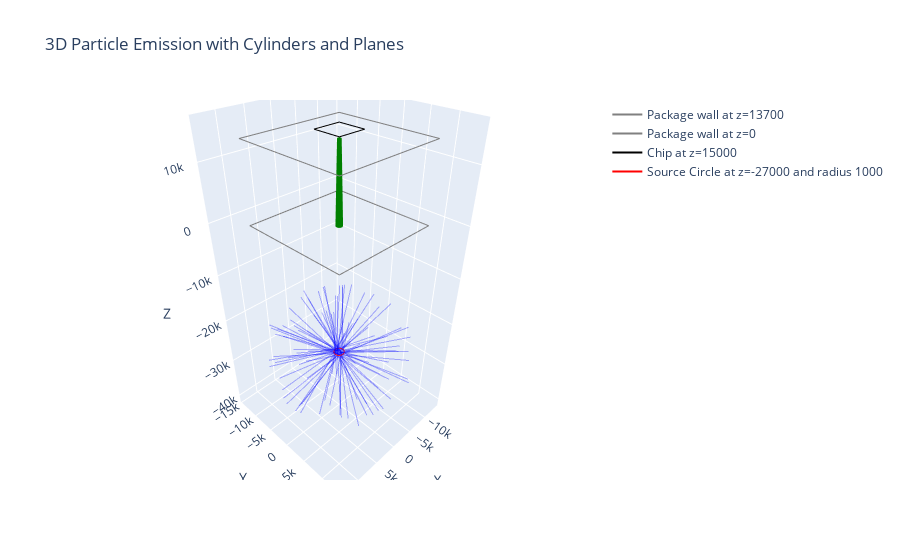

Notebook code cell kept with this figure:
### Markdown cell above
## a) Visualize Setup

### Code cell
cylinders = [Cylinder(radius_lower, [center_xl, center_yl], radius_upper, [center_xu, center_yu], 'green', wall_lower, wall_upper)]
x_paths, y_paths, z_paths = generate_paths(num_particles, circle_radius, source_z, cylinders, chip_z)

fig = go.Figure()
plot_simulation(fig, x_paths, y_paths, z_paths, source_z, cylinders, wall_upper, wall_lower, chip_z, plane_size, chip_plane_width, chip_plane_length, circle_radius)
fig.show()

hit_count, _ = count_hits_on_chip(x_paths, y_paths, z_paths, chip_z, chip_plane_width, chip_plane_length)
print(f"Number of particles that hit the chip: {hit_count}")

### Figure 1 — Plotly figure (JSON) as saved in the notebook; plotly's stock layout.template omitted (floating-point values rounded to 4 significant figures)
{"data": [{"line": {"color": "blue", "width": 2}, "mode": "lines", "opacity": 0.3, "showlegend": false, "type": "scatter3d", "x": [317.3, -8603.0], "y": [650.8, 3505.0], "z": [-27000, -36720.0]}, {"line": {"color": "blue", "width": 2}, "mode": "lines", "opacity": 0.3, "showlegend": false, "type": "scatter3d", "x": [349.0, -11690.0], "y": [-107.7, -5921.0], "z": [-27000, -28890.0]}, {"line": {"color": "blue", "width": 2}, "mode": "lines", "opacity": 0.3, "showlegend": false, "type": "scatter3d", "x": [-371.6, -13380.0], "y": [920.1, 4450.0], "z": [-27000, -26300.0]}, {"line": {"color": "blue", "width": 2}, "mode": "lines", "opacity": 0.3, "showlegend": false, "type": "scatter3d", "x": [230.4, 4156.0], "y": [128.7, 1012.0], "z": [-27000, -14110.0]}, {"line": {"color": "blue", "width": 2}, "mode": "lines", "opacity": 0.3, "showlegend": false, "type": "scatter3d", "x": [658.3, 403.2], "y": [196.1, 33.82], "z": [-27000, -13500.0]}, {"line": {"color": "blue", "width": 2}, "mode": "lines", "opacity": 0.3, "showlegend": false, "type": "scatter3d", "x": [476.5, 3015.0], "y": [840.8, 13890.0], "z": [-27000, -29340.0]}, {"line": {"color": "blue", "width": 2}, "mode": "lines", "opacity": 0.3, "showlegend": false, "type": "scatter3d", "x": [-539.6, 1346.0], "y": [-171.1, -11520.0], "z": [-27000, -34060.0]}, {"line": {"color": "blue", "width": 2}, "mode": "lines", "opacity": 0.3, "showlegend": false, "type": "scatter3d", "x": [-28.79, -6204.0], "y": [553.3, -11450.0], "z": [-27000, -27180.0]}, {"line": {"color": "blue", "width": 2}, "mode": "lines", "opacity": 0.3, "showlegend": false, "type": "scatter3d", "x": [617.5, 1054.0], "y": [-225.3, 8631.0], "z": [-27000, -37180.0]}, {"line": {"color": "blue", "width": 2}, "mode": "lines", "opacity": 0.3, "showlegend": false, "type": "scatter3d", "x": [-701.2, -2297.0], "y": [-527.4, 2975.0], "z": [-27000, -39940.0]}, {"line": {"color": "blue", "width": 2}, "mode": "lines", "opacity": 0.3, "showlegend": false, "type": "scatter3d", "x": [724.2, 10700.0], "y": [-189.1, -1091.0], "z": [-27000, -36050.0]}, {"line": {"color": "blue", "width": 2}, "mode": "lines", "opacity": 0.3, "showlegend": false, "type": "scatter3d", "x": [-100.4, 9886.0], "y": [-107.6, -6328.0], "z": [-27000, -20380.0]}, {"line": {"color": "blue", "width": 2}, "mode": "lines", "opacity": 0.3, "showlegend": false, "type": "scatter3d", "x": [58.59, 3308.0], "y": [597.8, -4490.0], "z": [-27000, -14930.0]}, {"line": {"color": "blue", "width": 2}, "mode": "lines", "opacity": 0.3, "showlegend": false, "type": "scatter3d", "x": [-806.7, 5500.0], "y": [307.0, 8045.0], "z": [-27000, -17910.0]}, {"line": {"color": "blue", "width": 2}, "mode": "lines", "opacity": 0.3, "showlegend": false, "type": "scatter3d", "x": [166.6, 69.11], "y": [-933.6, -14430.0], "z": [-27000, -27340.0]}, {"line": {"color": "blue", "width": 2}, "mode": "lines", "opacity": 0.3, "showlegend": false, "type": "scatter3d", "x": [-433.6, 2750.0], "y": [229.6, 40.99], "z": [-27000, -40120.0]}, {"line": {"color": "blue", "width": 2}, "mode": "lines", "opacity": 0.3, "showlegend": false, "type": "scatter3d", "x": [205.4, 2821.0], "y": [46.13, 12700.0], "z": [-27000, -30900.0]}, {"line": {"color": "blue", "width": 2}, "mode": "lines", "opacity": 0.3, "showlegend": false, "type": "scatter3d", "x": [112.4, 11870.0], "y": [-815.3, 1928.0], "z": [-27000, -33040.0]}, {"line": {"color": "blue", "width": 2}, "mode": "lines", "opacity": 0.3, "showlegend": false, "type": "scatter3d", "x": [-632.3, 2433.0], "y": [559.2, -7118.0], "z": [-27000, -37670.0]}, {"line": {"color": "blue", "width": 2}, "mode": "lines", "opacity": 0.3, "showlegend": false, "type": "scatter3d", "x": [31.53, 3933.0], "y": [-820.0, 2033.0], "z": [-27000, -14390.0]}, {"line": {"color": "blue", "width": 2}, "mode": "lines", "opacity": 0.3, "showlegend": false, "type": "scatter3d", "x": [237.8, 5438.0], "y": [824.8, 10500.0], "z": [-27000, -34840.0]}, {"line": {"color": "blue", "width": 2}, "mode": "lines", "opacity": 0.3, "showlegend": false, "type": "scatter3d", "x": [-21.85, 3390.0], "y": [-582.3, 4310.0], "z": [-27000, -14890.0]}, {"line": {"color": "blue", "width": 2}, "mode": "lines", "opacity": 0.3, "showlegend": false, "type": "scatter3d", "x": [-656.4, 12350.0], "y": [249.7, 2994.0], "z": [-27000, -29360.0]}, {"line": {"color": "blue", "width": 2}, "mode": "lines", "opacity": 0.3, "showlegend": false, "type": "scatter3d", "x": [-328.3, 8018.0], "y": [-531.2, -10190.0], "z": [-27000, -31390.0]}, {"line": {"color": "blue", "width": 2}, "mode": "lines", "opacity": 0.3, "showlegend": false, "type": "scatter3d", "x": [-324.2, -9207.0], "y": [348.0, -3360.0], "z": [-27000, -36470.0]}, {"line": {"color": "blue", "width": 2}, "mode": "lines", "opacity": 0.3, "showlegend": false, "type": "scatter3d", "x": [-67.97, -7023.0], "y": [974.5, -6141.0], "z": [-27000, -17880.0]}, {"line": {"color": "blue", "width": 2}, "mode": "lines", "opacity": 0.3, "showlegend": false, "type": "scatter3d", "x": [-830.2, -10950.0], "y": [327.0, -7863.0], "z": [-27000, -30570.0]}, {"line": {"color": "blue", "width": 2}, "mode": "lines", "opacity": 0.3, "showlegend": false, "type": "scatter3d", "x": [235.6, 9743.0], "y": [-539.6, -6114.0], "z": [-27000, -34800.0]}, {"line": {"color": "blue", "width": 2}, "mode": "lines", "opacity": 0.3, "showlegend": false, "type": "scatter3d", "x": [-62.62, -413.9], "y": [-987.1, -4169.0], "z": [-27000, -13890.0]}, {"line": {"color": "blue", "width": 2}, "mode": "lines", "opacity": 0.3, "showlegend": false, "type": "scatter3d", "x": [411.1, 12170.0], "y": [-354.3, 19.28], "z": [-27000, -20380.0]}, {"line": {"color": "blue", "width": 2}, "mode": "lines", "opacity": 0.3, "showlegend": false, "type": "scatter3d", "x": [396.2, 2442.0], "y": [-465.7, -1797.0], "z": [-27000, -40280.0]}, {"line": {"color": "blue", "width": 2}, "mode": "lines", "opacity": 0.3, "showlegend": false, "type": "scatter3d", "x": [739.6, -7727.0], "y": [200.1, 6693.0], "z": [-27000, -35270.0]}, {"line": {"color": "blue", "width": 2}, "mode": "lines", "opacity": 0.3, "showlegend": false, "type": "scatter3d", "x": [544.9, 5505.0], "y": [677.9, -7424.0], "z": [-27000, -17410.0]}, {"line": {"color": "blue", "width": 2}, "mode": "lines", "opacity": 0.3, "showlegend": false, "type": "scatter3d", "x": [275.9, -1651.0], "y": [887.7, -5886.0], "z": [-27000, -15480.0]}, {"line": {"color": "blue", "width": 2}, "mode": "lines", "opacity": 0.3, "showlegend": false, "type": "scatter3d", "x": [-583.2, 10520.0], "y": [-797.3, -8436.0], "z": [-27000, -27830.0]}, {"line": {"color": "blue", "width": 2}, "mode": "lines", "opacity": 0.3, "showlegend": false, "type": "scatter3d", "x": [-150.0, 2533.0], "y": [687.9, -7505.0], "z": [-27000, -16610.0]}, {"line": {"color": "blue", "width": 2}, "mode": "lines", "opacity": 0.3, "showlegend": false, "type": "scatter3d", "x": [301.8, 4015.0], "y": [622.0, 13200.0], "z": [-27000, -23800.0]}, {"line": {"color": "blue", "width": 2}, "mode": "lines", "opacity": 0.3, "showlegend": false, "type": "scatter3d", "x": [451.5, 3731.0], "y": [486.1, -12530.0], "z": [-27000, -28460.0]}, {"line": {"color": "blue", "width": 2}, "mode": "lines", "opacity": 0.3, "showlegend": false, "type": "scatter3d", "x": [-782.9, -4206.0], "y": [-613.3, -10060.0], "z": [-27000, -36020.0]}, {"line": {"color": "blue", "width": 2}, "mode": "lines", "opacity": 0.3, "showlegend": false, "type": "scatter3d", "x": [360.3, 8649.0], "y": [-713.3, 8037.0], "z": [-27000, -20920.0]}, {"line": {"color": "blue", "width": 2}, "mode": "lines", "opacity": 0.3, "showlegend": false, "type": "scatter3d", "x": [79.13, 11750.0], "y": [-157.9, 2265.0], "z": [-27000, -20650.0]}, {"line": {"color": "blue", "width": 2}, "mode": "lines", "opacity": 0.3, "showlegend": false, "type": "scatter3d", "x": [-136.4, 8350.0], "y": [-689.3, 8888.0], "z": [-27000, -31300.0]}, {"line": {"color": "blue", "width": 2}, "mode": "lines", "opacity": 0.3, "showlegend": false, "type": "scatter3d", "x": [535.7, 3532.0], "y": [-687.3, 2223.0], "z": [-27000, -14160.0]}, {"line": {"color": "blue", "width": 2}, "mode": "lines", "opacity": 0.3, "showlegend": false, "type": "scatter3d", "x": [-275.9, 8179.0], "y": [-258.1, 516.2], "z": [-27000, -16500.0]}, {"line": {"color": "blue", "width": 2}, "mode": "lines", "opacity": 0.3, "showlegend": false, "type": "scatter3d", "x": [-660.9, -11140.0], "y": [-9.336, 8309.0], "z": [-27000, -28790.0]}, {"line": {"color": "blue", "width": 2}, "mode": "lines", "opacity": 0.3, "showlegend": false, "type": "scatter3d", "x": [201.6, -11460.0], "y": [11.09, 5672.0], "z": [-27000, -30760.0]}, {"line": {"color": "blue", "width": 2}, "mode": "lines", "opacity": 0.3, "showlegend": false, "type": "scatter3d", "x": [530.6, 472.1], "y": [714.3, -9574.0], "z": [-27000, -35740.0]}, {"line": {"color": "blue", "width": 2}, "mode": "lines", "opacity": 0.3, "showlegend": false, "type": "scatter3d", "x": [7.925, -5777.0], "y": [-998.8, -11900.0], "z": [-27000, -21530.0]}, {"line": {"color": "blue", "width": 2}, "mode": "lines", "opacity": 0.3, "showlegend": false, "type": "scatter3d", "x": [-395.3, 3983.0], "y": [642.5, 9718.0], "z": [-27000, -18020.0]}, {"line": {"color": "blue", "width": 2}, "mode": "lines", "opacity": 0.3, "showlegend": false, "type": "scatter3d", "x": [-131.9, 5785.0], "y": [205.4, -273.8], "z": [-27000, -14880.0]}, {"line": {"color": "blue", "width": 2}, "mode": "lines", "opacity": 0.3, "showlegend": false, "type": "scatter3d", "x": [-16.14, 10950.0], "y": [-870.3, 84.68], "z": [-27000, -19180.0]}, {"line": {"color": "blue", "width": 2}, "mode": "lines", "opacity": 0.3, "showlegend": false, "type": "scatter3d", "x": [524.8, 8477.0], "y": [-737.3, -9960.0], "z": [-27000, -21170.0]}, {"line": {"color": "blue", "width": 2}, "mode": "lines", "opacity": 0.3, "showlegend": false, "type": "scatter3d", "x": [35.99, -4511.0], "y": [579.6, 13250.0], "z": [-27000, -27990.0]}, {"line": {"color": "blue", "width": 2}, "mode": "lines", "opacity": 0.3, "showlegend": false, "type": "scatter3d", "x": [-277.2, -1346.0], "y": [-169.2, -11050.0], "z": [-27000, -34920.0]}, {"line": {"color": "blue", "width": 2}, "mode": "lines", "opacity": 0.3, "showlegend": false, "type": "scatter3d", "x": [-159.2, 8854.0], "y": [770.8, -9174.0], "z": [-27000, -28460.0]}, {"line": {"color": "blue", "width": 2}, "mode": "lines", "opacity": 0.3, "showlegend": false, "type": "scatter3d", "x": [-420.1, -4970.0], "y": [732.2, 13230.0], "z": [-27000, -29340.0]}, {"line": {"color": "blue", "width": 2}, "mode": "lines", "opacity": 0.3, "showlegend": false, "type": "scatter3d", "x": [-170.1, 1702.0], "y": [-697.5, -7595.0], "z": [-27000, -15550.0]}, {"line": {"color": "blue", "width": 2}, "mode": "lines", "opacity": 0.3, "showlegend": false, "type": "scatter3d", "x": [-497.5, -10680.0], "y": [684.0, -4122.0], "z": [-27000, -34450.0]}, {"line": {"color": "blue", "width": 2}, "mode": "lines", "opacity": 0.3, "showlegend": false, "type": "scatter3d", "x": [-713.5, -8054.0], "y": [525.7, -2911.0], "z": [-27000, -37800.0]}, {"line": {"color": "blue", "width": 2}, "mode": "lines", "opacity": 0.3, "showlegend": false, "type": "scatter3d", "x": [-229.0, -9794.0], "y": [674.3, 8539.0], "z": [-27000, -21620.0]}, {"line": {"color": "blue", "width": 2}, "mode": "lines", "opacity": 0.3, "showlegend": false, "type": "scatter3d", "x": [811.5, -6273.0], "y": [403.4, -4767.0], "z": [-27000, -16740.0]}, {"line": {"color": "blue", "width": 2}, "mode": "lines", "opacity": 0.3, "showlegend": false, "type": "scatter3d", "x": [-363.8, 12650.0], "y": [507.0, 2734.0], "z": [-27000, -29800.0]}, {"line": {"color": "blue", "width": 2}, "mode": "lines", "opacity": 0.3, "showlegend": false, "type": "scatter3d", "x": [458.5, 13380.0], "y": [376.8, 19.48], "z": [-27000, -30900.0]}, {"line": {"color": "blue", "width": 2}, "mode": "lines", "opacity": 0.3, "showlegend": false, "type": "scatter3d", "x": [-125.8, 663.8], "y": [479.3, 12420.0], "z": [-27000, -20750.0]}, {"line": {"color": "blue", "width": 2}, "mode": "lines", "opacity": 0.3, "showlegend": false, "type": "scatter3d", "x": [-255.9, 8333.0], "y": [707.7, -7753.0], "z": [-27000, -20930.0]}, {"line": {"color": "blue", "width": 2}, "mode": "lines", "opacity": 0.3, "showlegend": false, "type": "scatter3d", "x": [-240.0, -1716.0], "y": [377.6, 11880.0], "z": [-27000, -20090.0]}, {"line": {"color": "blue", "width": 2}, "mode": "lines", "opacity": 0.3, "showlegend": false, "type": "scatter3d", "x": [-219.7, -13110.0], "y": [-905.7, 1375.0], "z": [-27000, -30310.0]}, {"line": {"color": "blue", "width": 2}, "mode": "lines", "opacity": 0.3, "showlegend": false, "type": "scatter3d", "x": [537.6, -10150.0], "y": [-272.7, -512.0], "z": [-27000, -18760.0]}, {"line": {"color": "blue", "width": 2}, "mode": "lines", "opacity": 0.3, "showlegend": false, "type": "scatter3d", "x": [-340.7, -12840.0], "y": [-894.6, -1944.0], "z": [-27000, -31980.0]}, {"line": {"color": "blue", "width": 2}, "mode": "lines", "opacity": 0.3, "showlegend": false, "type": "scatter3d", "x": [714.7, -8365.0], "y": [-370.5, -9435.0], "z": [-27000, -22800.0]}, {"line": {"color": "blue", "width": 2}, "mode": "lines", "opacity": 0.3, "showlegend": false, "type": "scatter3d", "x": [661.8, -6284.0], "y": [319.5, 11800.0], "z": [-27000, -25530.0]}, {"line": {"color": "blue", "width": 2}, "mode": "lines", "opacity": 0.3, "showlegend": false, "type": "scatter3d", "x": [-76.3, -12610.0], "y": [-166.6, -3700.0], "z": [-27000, -30550.0]}, {"line": {"color": "blue", "width": 2}, "mode": "lines", "opacity": 0.3, "showlegend": false, "type": "scatter3d", "x": [403.9, -9459.0], "y": [-505.8, -7706.0], "z": [-27000, -32760.0]}, {"line": {"color": "blue", "width": 2}, "mode": "lines", "opacity": 0.3, "showlegend": false, "type": "scatter3d", "x": [861.8, 6363.0], "y": [-494.4, -12620.0], "z": [-27000, -24770.0]}, {"line": {"color": "blue", "width": 2}, "mode": "lines", "opacity": 0.3, "showlegend": false, "type": "scatter3d", "x": [126.2, -11360.0], "y": [-940.5, -7017.0], "z": [-27000, -30650.0]}, {"line": {"color": "blue", "width": 2}, "mode": "lines", "opacity": 0.3, "showlegend": false, "type": "scatter3d", "x": [742.5, 4506.0], "y": [435.3, 12930.0], "z": [-27000, -30450.0]}, {"line": {"color": "blue", "width": 2}, "mode": "lines", "opacity": 0.3, "showlegend": false, "type": "scatter3d", "x": [253.7, -5044.0], "y": [-434.2, 1537.0], "z": [-27000, -14740.0]}, {"line": {"color": "blue", "width": 2}, "mode": "lines", "opacity": 0.3, "showlegend": false, "type": "scatter3d", "x": [-914.7, -12010.0], "y": [220.0, 7824.0], "z": [-27000, -25850.0]}, {"line": {"color": "blue", "width": 2}, "mode": "lines", "opacity": 0.3, "showlegend": false, "type": "scatter3d", "x": [-229.1, -2461.0], "y": [527.9, -1597.0], "z": [-27000, -13860.0]}, {"line": {"color": "blue", "width": 2}, "mode": "lines", "opacity": 0.3, "showlegend": false, "type": "scatter3d", "x": [-231.0, -4710.0], "y": [-911.5, -1437.0], "z": [-27000, -14280.0]}, {"line": {"color": "blue", "width": 2}, "mode": "lines", "opacity": 0.3, "showlegend": false, "type": "scatter3d", "x": [449.4, 2824.0], "y": [801.8, 5362.0], "z": [-27000, -39480.0]}, {"line": {"color": "blue", "width": 2}, "mode": "lines", "opacity": 0.3, "showlegend": false, "type": "scatter3d", "x": [-787.9, -9957.0], "y": [86.98, -6406.0], "z": [-27000, -34480.0]}, {"line": {"color": "blue", "width": 2}, "mode": "lines", "opacity": 0.3, "showlegend": false, "type": "scatter3d", "x": [-622.2, 8806.0], "y": [-164.0, 8962.0], "z": [-27000, -30170.0]}, {"line": {"color": "blue", "width": 2}, "mode": "lines", "opacity": 0.3, "showlegend": false, "type": "scatter3d", "x": [529.0, 5758.0], "y": [-81.43, 12360.0], "z": [-27000, -27020.0]}, {"line": {"color": "blue", "width": 2}, "mode": "lines", "opacity": 0.3, "showlegend": false, "type": "scatter3d", "x": [897.5, -4438.0], "y": [-337.8, 10740.0], "z": [-27000, -21430.0]}, {"line": {"color": "blue", "width": 2}, "mode": "lines", "opacity": 0.3, "showlegend": false, "type": "scatter3d", "x": [-161.7, 1800.0], "y": [346.9, 2167.0], "z": [-27000, -40230.0]}, {"line": {"color": "blue", "width": 2}, "mode": "lines", "opacity": 0.3, "showlegend": false, "type": "scatter3d", "x": [-130.3, 9184.0], "y": [327.7, -7446.0], "z": [-27000, -32920.0]}, {"line": {"color": "blue", "width": 2}, "mode": "lines", "opacity": 0.3, "showlegend": false, "type": "scatter3d", "x": [201.7, 12230.0], "y": [512.3, -2498.0], "z": [-27000, -32350.0]}, {"line": {"color": "blue", "width": 2}, "mode": "lines", "opacity": 0.3, "showlegend": false, "type": "scatter3d", "x": [650.7, -495.4], "y": [-258.5, 12720.0], "z": [-27000, -30550.0]}, {"line": {"color": "blue", "width": 2}, "mode": "lines", "opacity": 0.3, "showlegend": false, "type": "scatter3d", "x": [966.9, -6732.0], "y": [9.323, -6553.0], "z": [-27000, -18060.0]}, {"line": {"color": "blue", "width": 2}, "mode": "lines", "opacity": 0.3, "showlegend": false, "type": "scatter3d", "x": [-442.4, -13580.0], "y": [-139.2, -1716.0], "z": [-27000, -24320.0]}, {"line": {"color": "blue", "width": 2}, "mode": "lines", "opacity": 0.3, "showlegend": false, "type": "scatter3d", "x": [391.9, 11430.0], "y": [-665.7, 6636.0], "z": [-27000, -29670.0]}, {"line": {"color": "blue", "width": 2}, "mode": "lines", "opacity": 0.3, "showlegend": false, "type": "scatter3d", "x": [-81.75, 8445.0], "y": [611.1, -2560.0], "z": [-27000, -17030.0]}, {"line": {"color": "blue", "width": 2}, "mode": "lines", "opacity": 0.3, "showlegend": false, "type": "scatter3d", "x": [-143.8, 12180.0], "y": [-436.9, -5930.0], "z": [-27000, -26570.0]}, {"line": {"color": "blue", "width": 2}, "mode": "lines", "opacity": 0.3, "showlegend": false, "type": "scatter3d", "x": [716.2, 3492.0], "y": [446.0, -12720.0], "z": [-27000, -25880.0]}, {"line": {"color": "blue", "width": 2}, "mode": "lines", "opacity": 0.3, "showlegend": false, "type": "scatter3d", "x": [207.8, 9186.0], "y": [327.4, 4880.0], "z": [-27000, -18010.0]}, {"line": {"color": "blue", "width": 2}, "mode": "lines", "opacity": 0.3, "showlegend": false, "type": "scatter3d", "x": [-53.01, -10030.0], "y": [38.43, 3852.0], "z": [-27000, -18740.0]}, {"line": {"color": "blue", "width": 2}, "mode": "lines", "opacity": 0.3, "showlegend": false, "type": "scatter3d", "x": [-329.4, 8736.0], "y": [-424.7, -1140.0], "z": [-27000, -17020.0]}, {"line": {"color": "blue", "width": 2}, "mode": "lines", "opacity": 0.3, "showlegend": false, "type": "scatter3d", "x": [627.2, -3107.0], "y": [-496.8, -5283.0], "z": [-27000, -39060.0]}, {"line": {"color": "blue", "width": 2}, "mode": "lines", "opacity": 0.3, "showlegend": false, "type": "scatter3d", "x": [117.3, -9399.0], "y": [826.1, -287.7], "z": [-27000, -36510.0]}, {"line": {"color": "grey", "width": 2}, "mode": "lines", "name": "Package wall at z=13700", "type": "scatter3d", "x": [-10000, 10000, 10000, -10000, -10000], "y": [-10000, -10000, 10000, 10000, -10000], "z": [13700, 13700, 13700, 13700, 13700]}, {"line": {"color": "grey", "width": 2}, "mode": "lines", "name": "Package wall at z=0", "type": "scatter3d", "x": [-10000, 10000, 10000, -10000, -10000], "y": [-10000, -10000, 10000, 10000, -10000], "z": [0, 0, 0, 0, 0]}, {"line": {"color": "black", "width": 2}, "mode": "lines", "name": "Chip at z=15000", "type": "scatter3d", "x": [-2500, 2500, 2500, -2500, -2500], "y": [-2500, -2500, 2500, 2500, -2500], "z": [15000, 15000, 15000, 15000, 15000]}, {"line": {"color": "red", "width": 2}, "mode": "lines", "name": "Source Circle at z=-27000 and radius 1000", "type": "scatter3d", "x": [1000, 998.0, 992.0, 981.9, 967.9, 950.1, 928.4, 902.9, 873.8, 841.3, 805.3, 766.0, 723.7, 678.5, 630.6, 580.1, 527.2, 472.3, 415.4, 356.9, 296.9, 235.8, 173.6, 110.8, 47.58, -15.87, -79.25, -142.3, -204.8, -266.5, -327.1, -386.3, -444.1, -500.0, -553.9, -605.6, -654.9, -701.5, -745.3, -786.1, -823.7, -858.0, -888.8, -916.1, -939.7, -959.5, -975.4, -987.4, -995.5, -999.5, -999.5, -995.5, -987.4, -975.4, -959.5, -939.7, -916.1, -888.8, -858.0, -823.7, -786.1, -745.3, -701.5, -654.9, -605.6, -553.9, -500.0, -444.1, -386.3, -327.1, -266.5, -204.8, -142.3, -79.25, -15.87, 47.58, 110.8, 173.6, 235.8, 296.9, 356.9, 415.4, 472.3, 527.2, 580.1, 630.6, 678.5, 723.7, 766.0, 805.3, 841.3, 873.8, 902.9, 928.4, 950.1, 967.9, 981.9, 992.0, 998.0, 1000], "y": [0, 63.42, 126.6, 189.3, 251.1, 312.0, 371.7, 429.8, 486.2, 540.6, 592.9, 642.8, 690.1, 734.6, 776.1, 814.6, 849.7, 881.5, 909.6, 934.1, 954.9, 971.8, 984.8, 993.8, 998.9, 999.9, 996.9, 989.8, 978.8, 963.8, 945.0, 922.4, 896.0, 866.0, 832.6, 795.8, 755.7, 712.7, 666.8, 618.2, 567.1, 513.7, 458.2, 400.9, 342.0, 281.7, 220.3, 158.0, 95.06, 31.73, -31.73, -95.06, -158.0, -220.3, -281.7, -342.0, -400.9, -458.2, -513.7, -567.1, -618.2, -666.8, -712.7, -755.7, -795.8, -832.6, -866.0, -896.0, -922.4, -945.0, -963.8, -978.8, -989.8, -996.9, -999.9, -998.9, -993.8, -984.8, -971.8, -954.9, -934.1, -909.6, -881.5, -849.7, -814.6, -776.1, -734.6, -690.1, -642.8, -592.9, -540.6, -486.2, -429.8, -371.7, -312.0, -251.1, -189.3, -126.6, -63.42, -2.449e-13], "z": [-27000, -27000, -27000, -27000, -27000, -27000, -27000, -27000, -27000, -27000, -27000, -27000, -27000, -27000, -27000, -27000, -27000, -27000, -27000, -27000, -27000, -27000, -27000, -27000, -27000, -27000, -27000, -27000, -27000, -27000, -27000, -27000, -27000, -27000, -27000, -27000, -27000, -27000, -27000, -27000, -27000, -27000, -27000, -27000, -27000, -27000, -27000, -27000, -27000, -27000, -27000, -27000, -27000, -27000, -27000, -27000, -27000, -27000, -27000, -27000, -27000, -27000, -27000, -27000, -27000, -27000, -27000, -27000, -27000, -27000, -27000, -27000, -27000, -27000, -27000, -27000, -27000, -27000, -27000, -27000, -27000, -27000, -27000, -27000, -27000, -27000, -27000, -27000, -27000, -27000, -27000, -27000, -27000, -27000, -27000, -27000, -27000, -27000, -27000, -27000]}, {"line": {"color": "green", "width": 3}, "mode": "lines", "showlegend": false, "type": "scatter3d", "x": [485.7, 481.7, 469.8, 450.2, 423.2, 389.3, 348.9, 302.8, 251.8, 196.6, 138.2, 77.52, 15.57, -46.64, -108.1, -167.7, -224.7, -277.9, -326.5, -369.8, -407.1, -437.6, -461.0, -476.8, -484.7, -484.7, -476.8, -461.0, -437.6, -407.1, -369.8, -326.5, -277.9, -224.7, -167.7, -108.1, -46.64, 15.57, 77.52, 138.2, 196.6, 251.8, 302.8, 348.9, 389.3, 423.2, 450.2, 469.8, 481.7, 485.7], "y": [0, 62.11, 123.2, 182.3, 238.3, 290.5, 337.9, 379.7, 415.4, 444.1, 465.6, 479.5, 485.5, 483.5, 473.5, 455.8, 430.6, 398.4, 359.6, 314.9, 265.0, 210.7, 153.1, 92.85, 31.12, -31.12, -92.85, -153.1, -210.7, -265.0, -314.9, -359.6, -398.4, -430.6, -455.8, -473.5, -483.5, -485.5, -479.5, -465.6, -444.1, -415.4, -379.7, -337.9, -290.5, -238.3, -182.3, -123.2, -62.11, -1.19e-13], "z": [0, 0, 0, 0, 0, 0, 0, 0, 0, 0, 0, 0, 0, 0, 0, 0, 0, 0, 0, 0, 0, 0, 0, 0, 0, 0, 0, 0, 0, 0, 0, 0, 0, 0, 0, 0, 0, 0, 0, 0, 0, 0, 0, 0, 0, 0, 0, 0, 0, 0]}, {"line": {"color": "green", "width": 3}, "mode": "lines", "showlegend": false, "type": "scatter3d", "x": [224.8, 222.9, 217.4, 208.3, 195.8, 180.1, 161.5, 140.1, 116.5, 90.98, 63.95, 35.87, 7.204, -21.58, -50.01, -77.62, -104.0, -128.6, -151.1, -171.1, -188.4, -202.5, -213.3, -220.6, -224.3, -224.3, -220.6, -213.3, -202.5, -188.4, -171.1, -151.1, -128.6, -104.0, -77.62, -50.01, -21.58, 7.204, 35.87, 63.95, 90.98, 116.5, 140.1, 161.5, 180.1, 195.8, 208.3, 217.4, 222.9, 224.8], "y": [0, 28.74, 57.01, 84.35, 110.3, 134.4, 156.4, 175.7, 192.2, 205.5, 215.5, 221.9, 224.6, 223.7, 219.1, 210.9, 199.3, 184.3, 166.4, 145.7, 122.6, 97.52, 70.82, 42.97, 14.4, -14.4, -42.97, -70.82, -97.52, -122.6, -145.7, -166.4, -184.3, -199.3, -210.9, -219.1, -223.7, -224.6, -221.9, -215.5, -205.5, -192.2, -175.7, -156.4, -134.4, -110.3, -84.35, -57.01, -28.74, -5.505e-14], "z": [13700, 13700, 13700, 13700, 13700, 13700, 13700, 13700, 13700, 13700, 13700, 13700, 13700, 13700, 13700, 13700, 13700, 13700, 13700, 13700, 13700, 13700, 13700, 13700, 13700, 13700, 13700, 13700, 13700, 13700, 13700, 13700, 13700, 13700, 13700, 13700, 13700, 13700, 13700, 13700, 13700, 13700, 13700, 13700, 13700, 13700, 13700, 13700, 13700, 13700]}, {"line": {"color": "green", "width": 3}, "mode": "lines", "showlegend": false, "type": "scatter3d", "x": [485.7, 224.8], "y": [0, 0], "z": [0, 13700]}, {"line": {"color": "green", "width": 3}, "mode": "lines", "showlegend": false, "type": "scatter3d", "x": [481.7, 222.9], "y": [62.11, 28.74], "z": [0, 13700]}, {"line": {"color": "green", "width": 3}, "mode": "lines", "showlegend": false, "type": "scatter3d", "x": [469.8, 217.4], "y": [123.2, 57.01], "z": [0, 13700]}, {"line": {"color": "green", "width": 3}, "mode": "lines", "showlegend": false, "type": "scatter3d", "x": [450.2, 208.3], "y": [182.3, 84.35], "z": [0, 13700]}, {"line": {"color": "green", "width": 3}, "mode": "lines", "showlegend": false, "type": "scatter3d", "x": [423.2, 195.8], "y": [238.3, 110.3], "z": [0, 13700]}, {"line": {"color": "green", "width": 3}, "mode": "lines", "showlegend": false, "type": "scatter3d", "x": [389.3, 180.1], "y": [290.5, 134.4], "z": [0, 13700]}, {"line": {"color": "green", "width": 3}, "mode": "lines", "showlegend": false, "type": "scatter3d", "x": [348.9, 161.5], "y": [337.9, 156.4], "z": [0, 13700]}, {"line": {"color": "green", "width": 3}, "mode": "lines", "showlegend": false, "type": "scatter3d", "x": [302.8, 140.1], "y": [379.7, 175.7], "z": [0, 13700]}, {"line": {"color": "green", "width": 3}, "mode": "lines", "showlegend": false, "type": "scatter3d", "x": [251.8, 116.5], "y": [415.4, 192.2], "z": [0, 13700]}, {"line": {"color": "green", "width": 3}, "mode": "lines", "showlegend": false, "type": "scatter3d", "x": [196.6, 90.98], "y": [444.1, 205.5], "z": [0, 13700]}, {"line": {"color": "green", "width": 3}, "mode": "lines", "showlegend": false, "type": "scatter3d", "x": [138.2, 63.95], "y": [465.6, 215.5], "z": [0, 13700]}, {"line": {"color": "green", "width": 3}, "mode": "lines", "showlegend": false, "type": "scatter3d", "x": [77.52, 35.87], "y": [479.5, 221.9], "z": [0, 13700]}, {"line": {"color": "green", "width": 3}, "mode": "lines", "showlegend": false, "type": "scatter3d", "x": [15.57, 7.204], "y": [485.5, 224.6], "z": [0, 13700]}, {"line": {"color": "green", "width": 3}, "mode": "lines", "showlegend": false, "type": "scatter3d", "x": [-46.64, -21.58], "y": [483.5, 223.7], "z": [0, 13700]}, {"line": {"color": "green", "width": 3}, "mode": "lines", "showlegend": false, "type": "scatter3d", "x": [-108.1, -50.01], "y": [473.5, 219.1], "z": [0, 13700]}, {"line": {"color": "green", "width": 3}, "mode": "lines", "showlegend": false, "type": "scatter3d", "x": [-167.7, -77.62], "y": [455.8, 210.9], "z": [0, 13700]}, {"line": {"color": "green", "width": 3}, "mode": "lines", "showlegend": false, "type": "scatter3d", "x": [-224.7, -104.0], "y": [430.6, 199.3], "z": [0, 13700]}, {"line": {"color": "green", "width": 3}, "mode": "lines", "showlegend": false, "type": "scatter3d", "x": [-277.9, -128.6], "y": [398.4, 184.3], "z": [0, 13700]}, {"line": {"color": "green", "width": 3}, "mode": "lines", "showlegend": false, "type": "scatter3d", "x": [-326.5, -151.1], "y": [359.6, 166.4], "z": [0, 13700]}, {"line": {"color": "green", "width": 3}, "mode": "lines", "showlegend": false, "type": "scatter3d", "x": [-369.8, -171.1], "y": [314.9, 145.7], "z": [0, 13700]}, {"line": {"color": "green", "width": 3}, "mode": "lines", "showlegend": false, "type": "scatter3d", "x": [-407.1, -188.4], "y": [265.0, 122.6], "z": [0, 13700]}, {"line": {"color": "green", "width": 3}, "mode": "lines", "showlegend": false, "type": "scatter3d", "x": [-437.6, -202.5], "y": [210.7, 97.52], "z": [0, 13700]}, {"line": {"color": "green", "width": 3}, "mode": "lines", "showlegend": false, "type": "scatter3d", "x": [-461.0, -213.3], "y": [153.1, 70.82], "z": [0, 13700]}, {"line": {"color": "green", "width": 3}, "mode": "lines", "showlegend": false, "type": "scatter3d", "x": [-476.8, -220.6], "y": [92.85, 42.97], "z": [0, 13700]}, {"line": {"color": "green", "width": 3}, "mode": "lines", "showlegend": false, "type": "scatter3d", "x": [-484.7, -224.3], "y": [31.12, 14.4], "z": [0, 13700]}, {"line": {"color": "green", "width": 3}, "mode": "lines", "showlegend": false, "type": "scatter3d", "x": [-484.7, -224.3], "y": [-31.12, -14.4], "z": [0, 13700]}, {"line": {"color": "green", "width": 3}, "mode": "lines", "showlegend": false, "type": "scatter3d", "x": [-476.8, -220.6], "y": [-92.85, -42.97], "z": [0, 13700]}, {"line": {"color": "green", "width": 3}, "mode": "lines", "showlegend": false, "type": "scatter3d", "x": [-461.0, -213.3], "y": [-153.1, -70.82], "z": [0, 13700]}, {"line": {"color": "green", "width": 3}, "mode": "lines", "showlegend": false, "type": "scatter3d", "x": [-437.6, -202.5], "y": [-210.7, -97.52], "z": [0, 13700]}, {"line": {"color": "green", "width": 3}, "mode": "lines", "showlegend": false, "type": "scatter3d", "x": [-407.1, -188.4], "y": [-265.0, -122.6], "z": [0, 13700]}, {"line": {"color": "green", "width": 3}, "mode": "lines", "showlegend": false, "type": "scatter3d", "x": [-369.8, -171.1], "y": [-314.9, -145.7], "z": [0, 13700]}, {"line": {"color": "green", "width": 3}, "mode": "lines", "showlegend": false, "type": "scatter3d", "x": [-326.5, -151.1], "y": [-359.6, -166.4], "z": [0, 13700]}, {"line": {"color": "green", "width": 3}, "mode": "lines", "showlegend": false, "type": "scatter3d", "x": [-277.9, -128.6], "y": [-398.4, -184.3], "z": [0, 13700]}, {"line": {"color": "green", "width": 3}, "mode": "lines", "showlegend": false, "type": "scatter3d", "x": [-224.7, -104.0], "y": [-430.6, -199.3], "z": [0, 13700]}, {"line": {"color": "green", "width": 3}, "mode": "lines", "showlegend": false, "type": "scatter3d", "x": [-167.7, -77.62], "y": [-455.8, -210.9], "z": [0, 13700]}, {"line": {"color": "green", "width": 3}, "mode": "lines", "showlegend": false, "type": "scatter3d", "x": [-108.1, -50.01], "y": [-473.5, -219.1], "z": [0, 13700]}, {"line": {"color": "green", "width": 3}, "mode": "lines", "showlegend": false, "type": "scatter3d", "x": [-46.64, -21.58], "y": [-483.5, -223.7], "z": [0, 13700]}, {"line": {"color": "green", "width": 3}, "mode": "lines", "showlegend": false, "type": "scatter3d", "x": [15.57, 7.204], "y": [-485.5, -224.6], "z": [0, 13700]}, {"line": {"color": "green", "width": 3}, "mode": "lines", "showlegend": false, "type": "scatter3d", "x": [77.52, 35.87], "y": [-479.5, -221.9], "z": [0, 13700]}, {"line": {"color": "green", "width": 3}, "mode": "lines", "showlegend": false, "type": "scatter3d", "x": [138.2, 63.95], "y": [-465.6, -215.5], "z": [0, 13700]}, {"line": {"color": "green", "width": 3}, "mode": "lines", "showlegend": false, "type": "scatter3d", "x": [196.6, 90.98], "y": [-444.1, -205.5], "z": [0, 13700]}, {"line": {"color": "green", "width": 3}, "mode": "lines", "showlegend": false, "type": "scatter3d", "x": [251.8, 116.5], "y": [-415.4, -192.2], "z": [0, 13700]}, {"line": {"color": "green", "width": 3}, "mode": "lines", "showlegend": false, "type": "scatter3d", "x": [302.8, 140.1], "y": [-379.7, -175.7], "z": [0, 13700]}, {"line": {"color": "green", "width": 3}, "mode": "lines", "showlegend": false, "type": "scatter3d", "x": [348.9, 161.5], "y": [-337.9, -156.4], "z": [0, 13700]}, {"line": {"color": "green", "width": 3}, "mode": "lines", "showlegend": false, "type": "scatter3d", "x": [389.3, 180.1], "y": [-290.5, -134.4], "z": [0, 13700]}, {"line": {"color": "green", "width": 3}, "mode": "lines", "showlegend": false, "type": "scatter3d", "x": [423.2, 195.8], "y": [-238.3, -110.3], "z": [0, 13700]}, {"line": {"color": "green", "width": 3}, "mode": "lines", "showlegend": false, "type": "scatter3d", "x": [450.2, 208.3], "y": [-182.3, -84.35], "z": [0, 13700]}, {"line": {"color": "green", "width": 3}, "mode": "lines", "showlegend": false, "type": "scatter3d", "x": [469.8, 217.4], "y": [-123.2, -57.01], "z": [0, 13700]}, {"line": {"color": "green", "width": 3}, "mode": "lines", "showlegend": false, "type": "scatter3d", "x": [481.7, 222.9], "y": [-62.11, -28.74], "z": [0, 13700]}, {"line": {"color": "green", "width": 3}, "mode": "lines", "showlegend": false, "type": "scatter3d", "x": [485.7, 224.8], "y": [-1.19e-13, -5.505e-14], "z": [0, 13700]}], "layout": {"scene": {"xaxis": {"title": {"text": "X"}}, "yaxis": {"title": {"text": "Y"}}, "zaxis": {"title": {"text": "Z"}}}, "showlegend": true, "title": {"text": "3D Particle Emission with Cylinders and Planes"}}}
